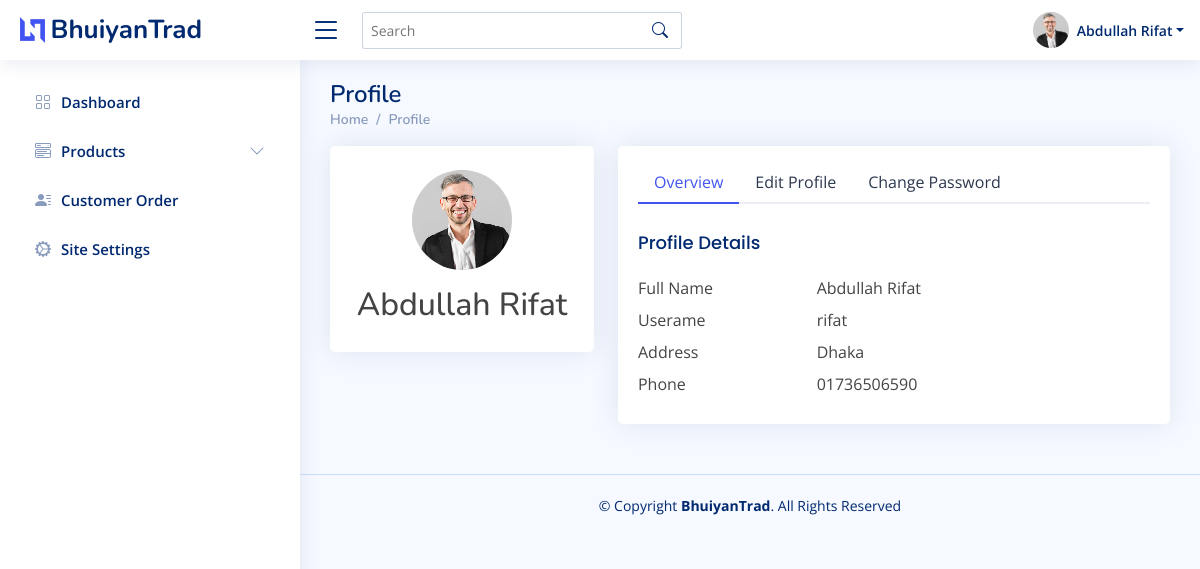
Screenshot of /user/profile/ (signed in) with the database file from the repository.
### backend/models.py (models this page shows, shortened)
class User(AbstractUser):
    @property
    def is_admin(self):
        if hasattr(self, 'admin'):
            return True
        return False

class Admin(models.Model):
    user = models.OneToOneField(User, on_delete=models.CASCADE)
    name = models.CharField(max_length=120, blank=True)
    address = models.CharField(max_length=220, blank=True)
    phone = models.CharField(max_length=11, blank=True)
    image = models.ImageField(upload_to=user_path, blank=True);
    created_date = models.DateField(auto_now_add=True)

### backend/views.py (the view, shortened to what this page needs)
# urls.py: path('profile/', views.Profile, name="profile"),
@login_required
def Profile(request):
    user = Admin.objects.get(user=request.user)
    try:
        old_img = user.image.path
    except Exception as e:
        old_img = ""
    return render(request, 'profile.html')

### backend/templates/profile.html (shortened to what this page needs)
{% extends 'asset/base.html' %} {% load static %} {% block content %}
<main id="main" class="main">
    <div class="pagetitle">
        <h1>Profile</h1>
        <nav>
            <ol class="breadcrumb">
                <li class="breadcrumb-item"><a href="{% url 'backend:dashboard' %}">Home</a></li>
                <li class="breadcrumb-item"><a href="{% url 'backend:profile' %}">Profile</a></li>
            </ol>
        </nav>
    </div>
    <section class="section dashboard">
        <div class="row">
            <div class="col-xl-4">
                <div class="card">
                    <div class="card-body profile-card pt-4 d-flex flex-column align-items-center">
                        <img style="height: 100px;" src="{{request.user.admin.image.url}}" alt="Profile" class="rounded-circle">
                        <h2 class="mt-3">{{request.user.admin.name}}</h2>
                    </div>
                </div>
            </div>
            <div class="col-xl-8">
                <div class="card">
                    <div class="card-body pt-3">
                        <ul class="nav nav-tabs nav-tabs-bordered">
                            <li class="nav-item">
                                <button class="nav-link active" data-bs-toggle="tab" data-bs-target="#profile-overview">Overview</button>
                            </li>
                            <li class="nav-item">
                                <button class="nav-link" data-bs-toggle="tab" data-bs-target="#profile-edit">Edit Profile</button>
                            </li>
                            <li class="nav-item">
                                <button class="nav-link" data-bs-toggle="tab" data-bs-target="#profile-change-password">Change Password</button>
                            </li>
                        </ul>
                        <div class="tab-content pt-2">
                            <div class="tab-pane fade show active profile-overview" id="profile-overview">
                                <h5 class="card-title">Profile Details</h5>
                                <div class="row mb-2">
                                    <div class="col-4 label ">Full Name</div>
                                    <div class="col-6">{{request.user.admin.name}}</div>
                                </div>
                                <div class="row mb-2">
                                    <div class="col-4 label ">Userame</div>
                                    <div class="col-6">{{request.user}}</div>
                                </div>
                                <div class="row mb-2">
                                    <div class="col-4 label">Address</div>
                                    <div class="col-6">{{request.user.admin.address}}</div>
                                </div>
                                <div class="row mb-2">
                                    <div class="col-4 label">Phone</div>
                                    <div class="col-6">{{request.user.admin.phone}}</div>
                                </div>
                            </div>
                        </div>
                    </div>
                </div>
            </div>
        </div>
    </section>
</main>
{% endblock %}

### backend/templates/asset/header.html (shortened to what this page needs)
 {% load static %}
<header id="header" class="header fixed-top d-flex align-items-center">
    <div class="d-flex align-items-center justify-content-between">
        <a href="{% url 'backend:dashboard' %}" class="logo d-flex align-items-center">
            <img src="{% static 'assets/img/logo.png' %}" alt="">
            <span class="d-none d-lg-block">BhuiyanTrad</span>
        </a>
        <i class="bi bi-list toggle-sidebar-btn"></i>
    </div>
    <div class="search-bar">
        <form class="search-form d-flex align-items-center" method="POST" action="#">
            <input type="text" name="query" placeholder="Search" title="Enter search keyword">
            <button type="submit" title="Search"><i class="bi bi-search"></i></button>
        </form>
    </div>
    <nav class="header-nav ms-auto">
        <ul class="d-flex align-items-center">
            <li class="nav-item dropdown pe-3">
                <a class="nav-link nav-profile d-flex align-items-center pe-0" href="#" data-bs-toggle="dropdown">
                    {% if request.user.admin.image %}
                    <img src="{{request.user.admin.image.url}}" alt="Profile" class="rounded-circle">
                    {% endif %}
                    <span class="d-none d-md-block dropdown-toggle ps-2">{{request.user.admin.name}}</span>
                </a>
            </li>
        </ul>
    </nav>
</header>

### static/backend/assets/css/style.css (style rules this page uses)
:root { scroll-behavior: smooth; }
body { font-family: "Open Sans", sans-serif; background: #f6f9ff; color: #444444; }
a { color: #4154f1; text-decoration: none; }
h1, h2, h3, h4, h5, h6 { font-family: "Nunito", sans-serif; }
#main { margin-top: 60px; padding: 20px 30px; transition: all 0.3s; }
.pagetitle { margin-bottom: 10px; }
.pagetitle h1 { font-size: 24px; margin-bottom: 0; font-weight: 600; color: #012970; }
.card { margin-bottom: 30px; border: none; border-radius: 5px; box-shadow: 0px 0 30px rgba(1, 41, 112, 0.1); }
.card-title { padding: 20px 0 15px 0; font-size: 18px; font-weight: 500; color: #012970; font-family: "Poppins", sans-serif; }
.card-body { padding: 0 20px 20px 20px; }
.breadcrumb { font-size: 14px; font-family: "Nunito", sans-serif; color: #899bbd; font-weight: 600; }
.breadcrumb a { color: #899bbd; transition: 0.3s; }
.breadcrumb .breadcrumb-item::before { color: #899bbd; }
.nav-tabs-bordered { border-bottom: 2px solid #ebeef4; }
.nav-tabs-bordered .nav-link { margin-bottom: -2px; border: none; color: #2c384e; }
.nav-tabs-bordered .nav-link.active { background-color: #fff; color: #4154f1; border-bottom: 2px solid #4154f1; }
.logo { line-height: 1; }
@media (min-width: 1200px) { .logo { width: 280px; } }
.logo img { max-height: 26px; margin-right: 6px; }
.logo span { font-size: 26px; font-weight: 700; color: #012970; font-family: "Nunito", sans-serif; }
.header { transition: all 0.5s; z-index: 997; height: 60px; box-shadow: 0px 2px 20px rgba(1, 41, 112, 0.1); background-color: #fff; padding-left: 20px; }
.header .toggle-sidebar-btn { font-size: 32px; padding-left: 10px; cursor: pointer; color: #012970; }
.header .search-bar { min-width: 360px; padding: 0 20px; }
.header .search-form { width: 100%; }
.header .search-form input { border: 0; font-size: 14px; color: #012970; border: 1px solid rgba(1, 41, 112, 0.2); padding: 7px 38px 7px 8px; border-radius: 3px; transition: 0.3s; width: 100%; }
.header .search-form button { border: 0; padding: 0; margin-left: -30px; background: none; }
.header .search-form button i { color: #012970; }
.header-nav ul { list-style: none; }
.header-nav>ul { margin: 0; padding: 0; }
.header-nav .nav-profile { color: #012970; }
.header-nav .nav-profile img { max-height: 36px; }
.header-nav .nav-profile span { font-size: 14px; font-weight: 600; }
@media (min-width: 1200px) { #main, #footer { margin-left: 300px; } }

### rows the page displays
User: user.admin.image (picture), user.admin.name "Abdullah Rifat", user "rifat", user.admin.address "Dhaka", user.admin.phone "01736506590"
